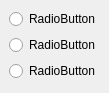
                 <widget class="QWidget" name="page_13">
                  <property name="geometry">
                   <rect>
                    <x>0</x>
                    <y>0</y>
                    <width>105</width>
                    <height>93</height>
                   </rect>
                  </property>
                  <attribute name="label">
                   <string>Page 1</string>
                  </attribute>
                  <layout class="QVBoxLayout">
                   <property name="spacing">
                    <number>6</number>
                   </property>
                   <property name="margin">
                    <number>9</number>
                   </property>
                   <item>
                    <widget class="QRadioButton" name="radioButton_9">
                     <property name="text">
                      <string>RadioButton</string>
                     </property>
                    </widget>
                   </item>
                   <item>
                    <widget class="QRadioButton" name="radioButton_10">
                     <property name="text">
                      <string>RadioButton</string>
                     </property>
                    </widget>
                   </item>
                   <item>
                    <widget class="QRadioButton" name="radioButton_11">
                     <property name="text">
                      <string>RadioButton</string>
                     </property>
                    </widget>
                   </item>
                  </layout>
                 </widget>
